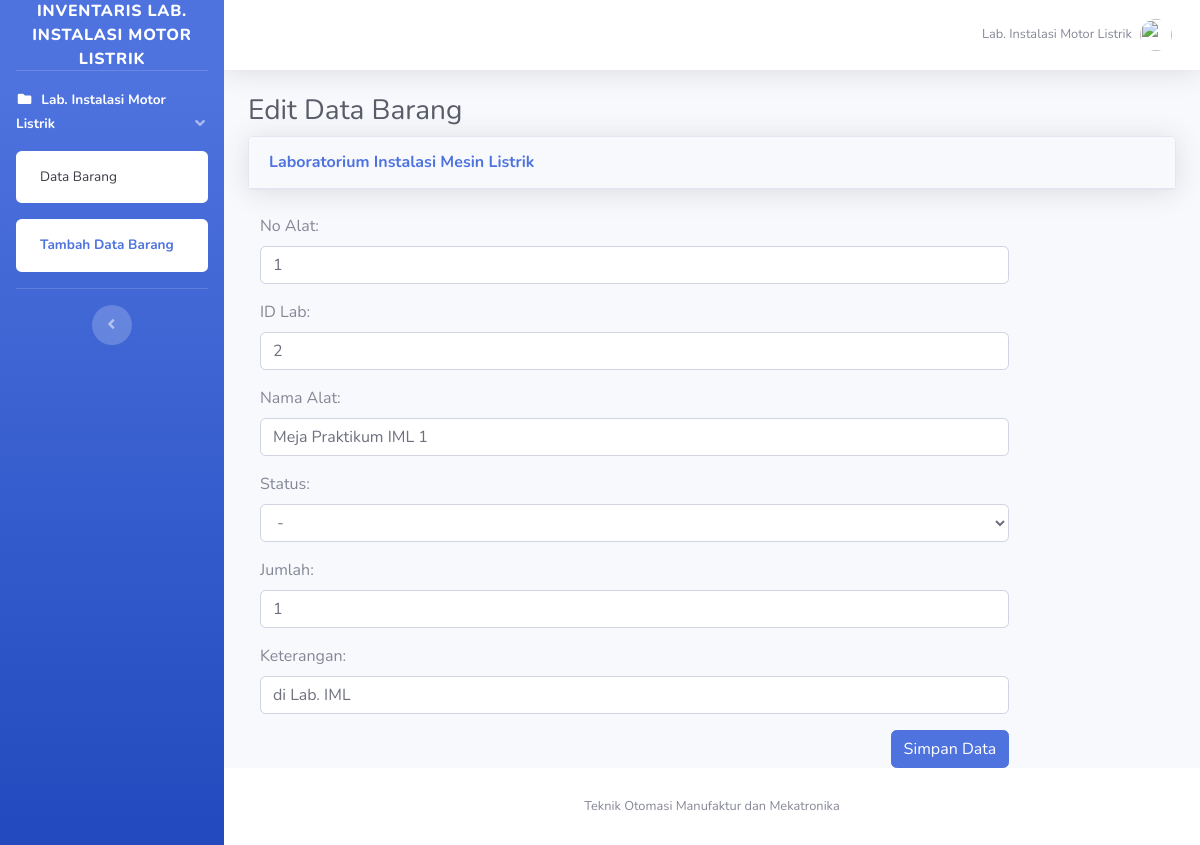
The app's page /lab_iml/edit_barang.php?id_alat=1 with its own data.
### tables this page shows
CREATE TABLE `t_laboratorium` (
  `id_lab` int(4) UNSIGNED NOT NULL,
  `nama_lab` varchar(50) NOT NULL,
  `ka_lab` varchar(20) NOT NULL,
  `username` varchar(30) NOT NULL,
  `password` varchar(40) NOT NULL
);

CREATE TABLE `t_alat_iml` (
  `id_alat` int(6) NOT NULL,
  `id_lab` int(2) NOT NULL,
  `nama_alat` varchar(50) NOT NULL,
  `status_alat` varchar(10) NOT NULL,
  `jumlah_alat` int(10) NOT NULL,
  `keterangan` varchar(50) NOT NULL,
  `status_pinjam` varchar(20) NOT NULL DEFAULT 'Belum dipinjam'
);

### lab_iml/edit_barang.php (the view, shortened to what this page needs)
<?php
    include "../config.php";
    $id_alat = $_GET['id_alat'];
    $query = mysqli_query($koneksi,"SELECT * FROM t_alat_iml WHERE id_alat = '$id_alat'");
    $data_alat = mysqli_fetch_array($query);
    $query_lab = mysqli_query($koneksi,"SELECT * FROM t_laboratorium where id_lab = 2");
    $data_lab = mysqli_fetch_array($query_lab);
?>
<!DOCTYPE html>
<html lang="en">
    <head>
        <link href="../vendor/fontawesome-free/css/all.min.css" rel="stylesheet" type="text/css">
        <link href="../css/sb-admin-2.min.css" rel="stylesheet">
        <link href="../vendor/datatables/dataTables.bootstrap4.min.css" rel="stylesheet">
    </head>
    <body id="page-top">
        <div id="wrapper">
            <ul class="navbar-nav bg-gradient-primary sidebar sidebar-dark accordion" id="accordionSidebar">
                <a class="sidebar-brand d-flex align-items-center justify-content-center" href="lab_iml.php">
                <div class="sidebar-brand-text mx-3">Inventaris <?=$data_lab['nama_lab'];?></div>
                </a>
                <hr class="sidebar-divider my-0">
                <li class="nav-item active">
                    <a class="nav-link" href="#" data-toggle="collapse" data-target="#collapsePages" aria-expanded="true" aria-controls="collapsePages">
                        <i class="fas fa-fw fa-folder"></i>
                        <span><?=$data_lab['nama_lab'];?></span>
                    </a>
                    <div id="collapsePages" class="collapse show" aria-labelledby="headingPages" data-parent="#accordionSidebar">
                        <div class="bg-white py-2 collapse-inner rounded">
                            <a class="collapse-item" href="index.php">Data Barang</a>
                        </div>
                    </div>
                    <div id="collapsePages" class="collapse show" aria-labelledby="headingPages" data-parent="#accordionSidebar">
                        <div class="bg-white py-2 collapse-inner rounded">
                            <a class="collapse-item active" href="tambah_barang.php">Tambah Data Barang</a>
                        </div>
                    </div>
                </li>
                <hr class="sidebar-divider d-none d-md-block">
                <div class="text-center d-none d-md-inline">
                    <button class="rounded-circle border-0" id="sidebarToggle"></button>
                </div>
            </ul>
            <div id="content-wrapper" class="d-flex flex-column">
                <div id="content">
                    <nav class="navbar navbar-expand navbar-light bg-white topbar mb-4 static-top shadow">
                        <ul class="navbar-nav ml-auto">
                            <li class="nav-item dropdown no-arrow">
                                <a class="nav-link dropdown-toggle" href="#" id="userDropdown" role="button" data-toggle="dropdown" aria-haspopup="true" aria-expanded="false">
                                    <span class="mr-2 d-none d-lg-inline text-gray-600 small"><?=$data_lab['nama_lab'];?></span>
                                    <img class="img-profile rounded-circle" src="img/Black.png">
                                </a>
                            </li>
                        </ul>
                    </nav>
                    <div class="container-fluid">
                        <h1 class="h3 mb-2 text-gray-800">Edit Data Barang</h1>
                        <div class="card shadow mb-4">
                            <div class="card-header py-3">
                                <h6 class="m-0 font-weight-bold text-primary">Laboratorium Instalasi Mesin Listrik</h6>
                            </div>
                        </div>
                        <form class="form-horizontal" action="edit-process.php" method="post" enctype="multipart/form-data">
                            <div class="form-group">
                                <label class="control-label col-sm-2" for="id_alat">No Alat:</label>
                                <div class="col-sm-10">
                                    <input type="text" class="form-control" name="id_alat" id="id_alat" value="<?php echo $data_alat['id_alat'];?>" required>
                                </div>
                            </div>
                            <div class="form-group">
                                <label class="control-label col-sm-2" for="id_lab">ID Lab: </label>
                                <div class="col-sm-10">
                                    <input type="number" class="form-control" name="id_lab" id="id_lab" value="<?php echo $data_alat['id_lab'];?>" required>
                                </div>
                            </div>
                            <div class="form-group">
                                <label class="control-label col-sm-2" for="nama_alat">Nama Alat:</label>
                                <div class="col-sm-10">
                                    <input type="text" class="form-control" name="nama_alat" id="nama_alat" value="<?php echo $data_alat['nama_alat'];?>" required>
                                </div>
                            </div>
                            <div class="form-group">
                                <label class="control-label col-sm-2" for="status">Status:</label>
                                <div class="col-sm-10">
                                    <select id="status_alat" name="status_alat" class="form-control">
                                        <option value="" >-</option>
                                    </select>
                                </div>
                            </div>
                            <div class="form-group">
                                <label class="control-label col-sm-2" for="jumlah_alat">Jumlah:</label>
                                <div class="col-sm-10">
                                    <input type="number" class="form-control" name="jumlah_alat" id="jumlah_alat" value="<?php echo $data_alat['jumlah_alat'];?>" required>
                                </div>
                            </div>
                            <div class="form-group">
                                <label class="control-label col-sm-2" for="keterangan">Keterangan:</label>
                                <div class="col-sm-10">
                                    <input type="text" class="form-control" name="keterangan" id="keterangan" value="<?php echo $data_alat['keterangan'];?>" required>
                                </div>
                            </div>
                            <div class="form-group">
                                <div class="col-sm-offset-10 col-lg-10">
                                    <button type="submit" class="btn btn-primary float-right" name="simpan">Simpan Data</button>
                                </div>
                            </div>
                        </form>
                    </div>
                </div>
                <footer class="sticky-footer bg-white">
                    <div class="container my-auto">
                        <div class="copyright text-center my-auto">
                            <span>Teknik Otomasi Manufaktur dan Mekatronika</span>
                        </div>
                    </div>
                </footer>
            </div>
        </div>
    </body>
</html>

### records on screen
t_laboratorium: nama_lab "LAB. INSTALASI MOTOR LISTRIK", nama_lab "Lab. Instalasi Motor Listrik"
t_alat_iml: id_alat "1", id_lab "2", nama_alat "Meja Praktikum IML 1", jumlah_alat "1", keterangan "di Lab. IML"
